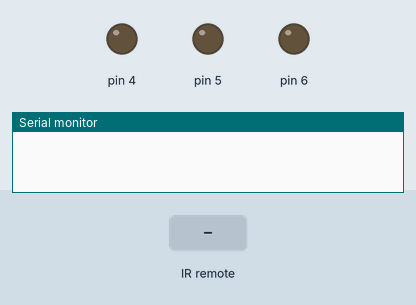
Recording of a sketch running on a simulated Arduino Uno, built with avr-gcc and run on an emulated ATmega328P. Shown: output pins drawn as LEDs (lit = HIGH), the last lines printed to the serial monitor. Inputs (shaded band) come from the test bench.

Above: at 1.2 s.
1.3 s: infrared code 0xFFC23D received
At 1.4 s:
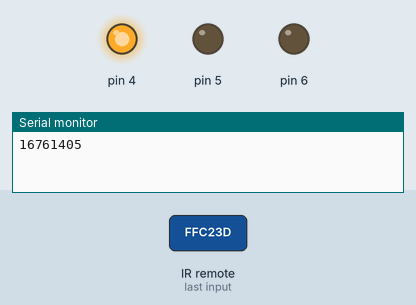
4.3 s: infrared code 0xFF30CF received
At 5.5 s:
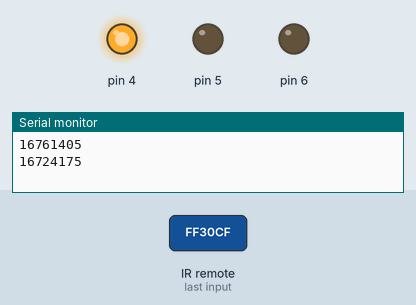
5.8 s: infrared code 0xFF18E7 received
At 6.7 s:
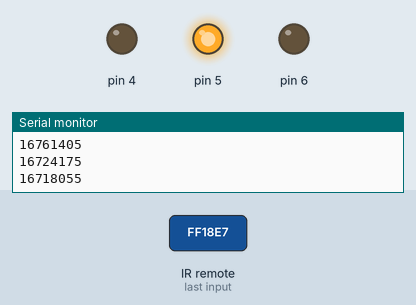
7.3 s: infrared code 0xFFC23D received
At 7.4 s:
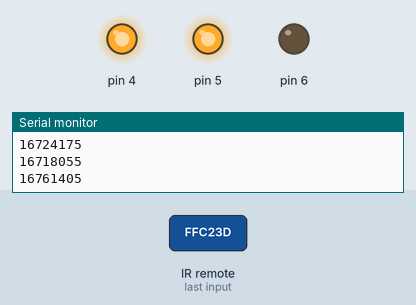
Timing chart, 0 to 10.0 s (numbered marks = the images above; inputs shaded):
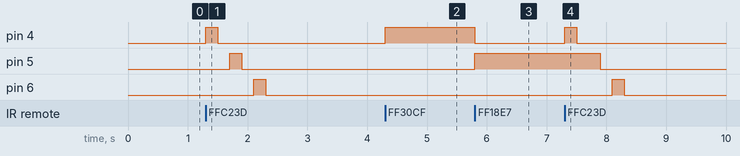

The sketch:

IR_Remote_LED.ino
```cpp
#include <IRremote.h> // Masukan Library IR Remote

int RECV_PIN = 11; // lokasi pin data dari IR Recaiver
IRrecv irrecv(RECV_PIN);
decode_results results;

void setup()
{
Serial.begin(9600);
irrecv.enableIRIn();
pinMode(4,OUTPUT);
pinMode(5,OUTPUT);
pinMode(6,OUTPUT);

}
unsigned long data;
void loop()
  {
    if (irrecv.decode(&results))  // jalankan jika ada data masuk
      {
        Serial.println(results.value);
        data = results.value; // simpan data di variabel data
        irrecv.resume();

        switch (data)
          {

            case 16724175: // kode untuk angka '1' ganti kode untuk remote anda
            digitalWrite(4,HIGH); // hidupkan led 1
            digitalWrite(5,LOW); //matikan Led 2
            digitalWrite(6,LOW); //matikan Led 3

            break;

            case 16718055: // kode untuk angka '2' ganti kode untuk remote anda
            digitalWrite(4,LOW); //matikan Led 1
            digitalWrite(5,HIGH); // hidupkan led 2
            digitalWrite(6,LOW); //matikan Led 3

            break;

            case 16743045: // kode untuk angka '2' ganti kode untuk remote anda
            digitalWrite(4,LOW); //matikan Led 1
            digitalWrite(5,LOW); //matikan Led 2
            digitalWrite(6,HIGH); // hidupkan led 3

            break;

            case 16738455: // kode untuk angka '2' ganti kode untuk remote anda
            digitalWrite(4,LOW); //matikan Led 1
            digitalWrite(5,LOW); //matikan Led 2
            digitalWrite(6,LOW); // hidupkan led 3

            break;

            case 16761405: // kode untuk angka '2' ganti kode untuk remote anda
            digitalWrite(4,HIGH); //matikan Led 1
            delay(200);
            digitalWrite(4,LOW); //matikan Led 1
            delay(200);
            digitalWrite(5,HIGH); //matikan Led 1
            delay(200);
            digitalWrite(5,LOW); //matikan Led 1
            delay(200);
            digitalWrite(6,HIGH); //matikan Led 1
            delay(200);
            digitalWrite(6,LOW); //matikan Led 1
            delay(200);

            break;
         }
      }
}
```

Measured:
- after the input at 1.3 s, pin 4: LOW → HIGH at once, → LOW 0.20 s later; pin 5: LOW → HIGH after 0.40 s, → LOW 0.20 s later; pin 6: LOW → HIGH after 0.80 s, → LOW 0.20 s later
- after the input at 4.3 s, pin 4: LOW → HIGH at once
- after the input at 5.8 s, pin 4: HIGH → LOW at once; pin 5: LOW → HIGH at once
- after the input at 7.3 s, pin 4: LOW → HIGH at once, → LOW 0.20 s later; pin 5: HIGH → LOW after 0.60 s; pin 6: LOW → HIGH after 0.80 s, → LOW 0.20 s later
